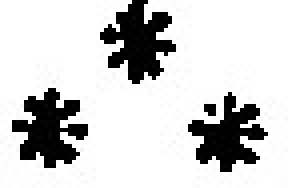
#> input picture share/asterism.jpg, 74 x 47 px, found by its file name (shown 4 times larger)
$ python find_objects_asterism.py ../share/asterism.jpg
#> lines starting #> are read from the running program, lines starting #| are printed output that depends on the picture
#!/usr/bin/env python

import cv2
import imutils
import os, sys, shutil, glob
import numpy as np

import pickle

object = sys.argv[1]

# load and process pattern images
# asterisms
asterism_gray = cv2.imread('share/asterism.jpg',0)
#> asterism_gray is the input picture: shape (47, 74); min 0, max 255, mean 208.9
inverted_asterism_gray = cv2.imread('share/inverted_asterism.jpg',0)
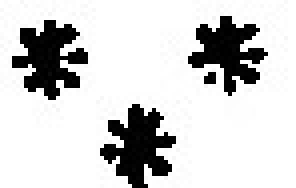
#> input picture share/inverted_asterism.jpg, 74 x 47 px, found by its file name (shown 4 times larger)
#> inverted_asterism_gray is the input picture: shape (47, 74); min 0, max 255, mean 208.8
asterism_block_gray = cv2.imread('share/asterism_block.jpg',0)
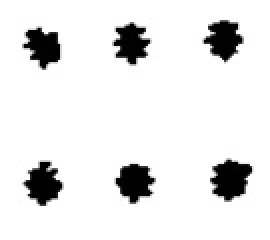
#> input picture share/asterism_block.jpg, 135 x 120 px, found by its file name (shown 2 times larger)
#> asterism_block_gray is the input picture: shape (120, 135); min 0, max 255, mean 230.8
asterism_line_gray = cv2.imread('share/asterism_line.jpg',0)
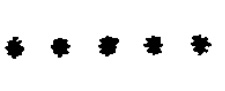
#> input picture share/asterism_line.jpg, 225 x 91 px, found by its file name
#> asterism_line_gray is the input picture: shape (91, 225); min 0, max 255, mean 238.7

def find_inverted_asterism(target,output):
    (tH, tW) = inverted_asterism_gray.shape[:2]
    res = cv2.matchTemplate(target,inverted_asterism_gray,cv2.TM_CCOEFF_NORMED)
    threshold = 0.60
    locations = np.where(res >= threshold)
    count=0
    for pt in zip(*locations[::-1]):
        count = count + 1
    return(count)

def find_asterism(target,output):
    (tH, tW) = asterism_gray.shape[:2]
    res = cv2.matchTemplate(target,asterism_gray,cv2.TM_CCOEFF_NORMED)
    threshold = 0.60
    locations = np.where(res >= threshold)
    count=0
    for pt in zip(*locations[::-1]):
        count = count + 1
    return(count)

def find_asterism_line(target,output):
    (tH, tW) = asterism_line_gray.shape[:2]
    res = cv2.matchTemplate(target,asterism_line_gray,cv2.TM_CCOEFF_NORMED)
    threshold = 0.60
    locations = np.where(res >= threshold)
    count=0
    for pt in zip(*locations[::-1]):
        count = count + 1
    return(count)

def find_asterism_block(target,output):
    (tH, tW) = asterism_block_gray.shape[:2]
    res = cv2.matchTemplate(target,asterism_block_gray,cv2.TM_CCOEFF_NORMED)
    threshold = 0.60
    locations = np.where(res >= threshold)
    count=0
    for pt in zip(*locations[::-1]):
        count = count + 1
    return(count)

base="../LitAndLang_1/"

image_dir = base + object + "/images/"
output_dir = base + object + "/"

found_objects=list()

for image_tif in glob.glob(image_dir + '*.TIF'):
    objects = 0
    gray_image = cv2.imread(image_tif, 0)

    asterism_c = find_asterism(gray_image,gray_image)
    asterism_block_c = find_asterism_block(gray_image,gray_image)
    asterism_line_c = find_asterism_line(gray_image,gray_image)
    inverted_asterism_c = find_inverted_asterism(gray_image,gray_image)

    found_objects.append([image_tif,asterism_c,inverted_asterism_c,asterism_block_c,asterism_line_c])

output_pickle=open(output_dir + '/asterism_count.pkl','wb')
pickle.dump(found_objects,output_pickle)
